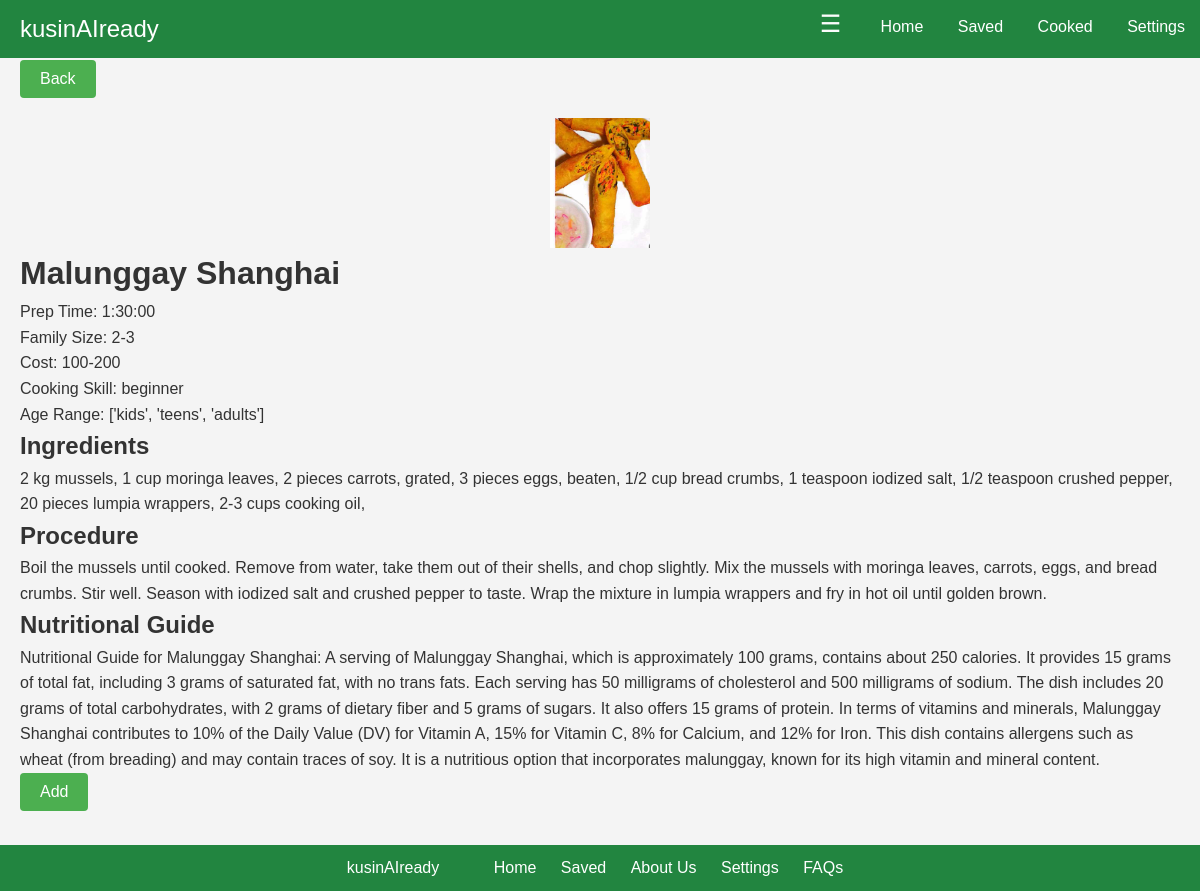
The page /homedish/2/ (signed in) on the database its author committed.
### kusinaiapp/models.py (models this page shows, shortened)
class Dish(models.Model):
    MEAL_TYPE_CHOICES = [
        ('Appetizer', 'Appetizer'),
        ('Soup', 'Soup'),
        ('Dessert', 'Dessert'),
        ('Vegetable Dishes', 'Vegetable Dishes'),
        ('Vegetable with Seafood', 'Vegetable with Seafood'),
        ('Vegetable with Meat', 'Vegetable with Meat'),
    ]
    COST_CHOICES = [
        ('100-200', '100-200'),
        ('300-400', '300-400'),
        ('500-600', '500-600'),
        ('700-800', '700-800'),
        ('900-1000', '900-1000'),
    ]
    dish_name = models.CharField(max_length=200)
    preparation_time = models.DurationField()
    ingredient_list = models.TextField()  # Changed to TextField for multiple values
    number_of_servings = models.CharField(max_length=50)  # Changed to CharField for ranges
    procedure = models.TextField()
    nutritional_guide = models.TextField()
    skills_needed = models.CharField(max_length=200)
    age_range_that_can_eat = models.JSONField()  # JSON field for multiple values
    cost = models.CharField(max_length=20, choices=COST_CHOICES)  # Changed to CharField with choices
    dish_image = models.ImageField(upload_to='dish_images/')
    meal_type = models.CharField(max_length=30, choices=MEAL_TYPE_CHOICES)

### kusinaiapp/views.py (the view)
# urls.py: path('homedish/<int:dish_id>/', views.homedish, name='homedish'),
@login_required
def homedish(request, dish_id):
    try:
        dish = Dish.objects.get(id=dish_id)
    except Dish.DoesNotExist:
        return HttpResponse('Dish not found', status=404)
    meal_type = request.GET.get('meal_type', 'Recommended Dishes')
    budget = request.GET.get('budget', '')
    context = {
        'dish': dish,
        'selected_meal_type': meal_type,
        'selected_budget': budget
    }
    return render(request, 'homedish.html', context)

### templates/homedish.html (shortened to what this page needs)
<!DOCTYPE html>
<html lang="en">
<head>
    {% load static %}
    <link rel="stylesheet" href="{% static 'css/style.css' %}">
</head>
<body>
    <header>
        <nav>
            <div class="logo">kusinAIready</div>
            <div class="nav-menu">
                <button class="burger-menu">☰</button>
                <div class="nav-links">
                    <a href="{% url 'home' %}">Home</a>
                    <a href="{% url 'saved' %}">Saved</a>
                    <a href="{% url 'cooked' %}">Cooked</a>
                    <a href="{% url 'settings' %}">Settings</a>
                </div>
            </div>
        </nav>
    </header>
    <main>
        <button class="back-button" onclick="window.history.back()">Back</button>
        <div class="dish-details">
            <img src="{{ dish.dish_image.url }}" alt="{{ dish.dish_name }}">
            <h1>{{ dish.dish_name }}</h1>
            <p>Prep Time: {{ dish.preparation_time }}</p>
            <p>Family Size: {{ dish.number_of_servings }}</p>
            <p>Cost: {{ dish.cost }}</p>
            <p>Cooking Skill: {{ dish.skills_needed }}</p>
            <p>Age Range: {{ dish.age_range_that_can_eat }}</p>
            <div class="card">
                <h2>Ingredients</h2>
                <p>{{ dish.ingredient_list }}</p>
            </div>
            <div class="card">
                <h2>Procedure</h2>
                <p>{{ dish.procedure }}</p>
            </div>
            <div class="card">
                <h2>Nutritional Guide</h2>
                <p>{{ dish.nutritional_guide }}</p>
            </div>
            <button class="add-button" type="button" onclick="openModal('{{ dish.id }}')">Add</button>
        </div>
    </main>
    <footer>
        <div class="footer-left">kusinAIready</div>
        <div class="footer-right">
            <a href="{% url 'home' %}">Home</a>
            <a href="{% url 'saved' %}">Saved</a>
            <a href="{% url 'about' %}">About Us</a>
            <a href="{% url 'settings' %}">Settings</a>
            <a href="{% url 'faqs' %}">FAQs</a>
        </div>
    </footer>
</body>
</html>

### static/css/style.css (style rules this page uses)
body, h1, h2, h3, p, button { margin: 0; padding: 0; box-sizing: border-box; }
body { font-family: Arial, sans-serif; line-height: 1.6; color: #333; background-color: #f4f4f4; padding-bottom: 60px; }
header { background-color: #228540; color: #fff; padding: 10px 0; width: 100%; position: fixed; top: 0; left: 0; }
header .logo { font-size: 24px; padding: 0 20px; display: inline-block; }
header .nav-menu { float: right; }
header .burger-menu { background: none; border: none; color: #fcfcfc; font-size: 24px; cursor: pointer; }
header .nav-links { display: inline-block; margin-left: 20px; }
header .nav-links a { color: #fff; text-decoration: none; padding: 0 15px; }
main { padding: 20px; padding-top: 60px; }
footer { background-color: #228540; color: #fff; padding: 10px 0; text-align: center; width: 100%; position: fixed; bottom: 0; left: 0; }
footer .footer-left { display: inline-block; padding: 0 20px; }
footer .footer-right { display: inline-block; padding: 0 20px; }
footer .footer-right a { color: #fff; text-decoration: none; padding: 0 10px; }
footer::after { content: ""; display: table; clear: both; }
.dish-details img { width: 100px; height: 130px; object-fit: cover; display: block; margin: 0 auto; }
.back-button { background-color: #4caf50; color: white; border: none; padding: 10px 20px; border-radius: 4px; cursor: pointer; font-size: 16px; margin-bottom: 20px; }
.add-button { background-color: #4caf50; color: white; border: none; padding: 10px 20px; border-radius: 4px; cursor: pointer; font-size: 16px; }

### rows shown on the page
Dish: dish_image (picture), dish_name "Malunggay Shanghai", preparation_time "1:30:00", number_of_servings "2-3", cost "100-200", skills_needed "beginner", age_range_that_can_eat "['kids', 'teens', 'adults']", ingredient_list "2 kg mussels, 1 cup moringa leaves, 2 pieces carrots, grated, 3 pieces eggs, beaten, 1/2 cup bread crumbs, 1 teaspoon iodized salt, 1/2 teaspoon crushed pepper, 20 pieces lumpia wrappers, 2-3 cups cooking oil,", procedure "Boil the mussels until cooked. Remove from water, take them out of their shells, and chop slightly. Mix the mussels with moringa leaves, carrots, eggs, and bread crumbs. Stir well. Season with iodized salt and crushed pepper to taste. Wrap the mixture in lumpia wrappers and fry in hot oil until golden brown.", nutritional_guide "Nutritional Guide for Malunggay Shanghai: A serving of Malunggay Shanghai, which is approximately 100 grams, contains about 250 calories. It provides 15 grams of total fat, including 3 grams of saturated fat, with no trans fats. Each serving has 50 milligrams of cholesterol and 500 milligrams of sodium. The dish includes 20 grams of total carbohydrates, with 2 grams of dietary fiber and 5 grams of sugars. It also offers 15 grams of protein. In terms of vitamins and minerals, Malunggay Shanghai contributes to 10% of the Daily Value (DV) for Vitamin A, 15% for Vitamin C, 8% for Calcium, and 12% for Iron. This dish contains allergens such as wheat (from breading) and may contain traces of soy.…"
